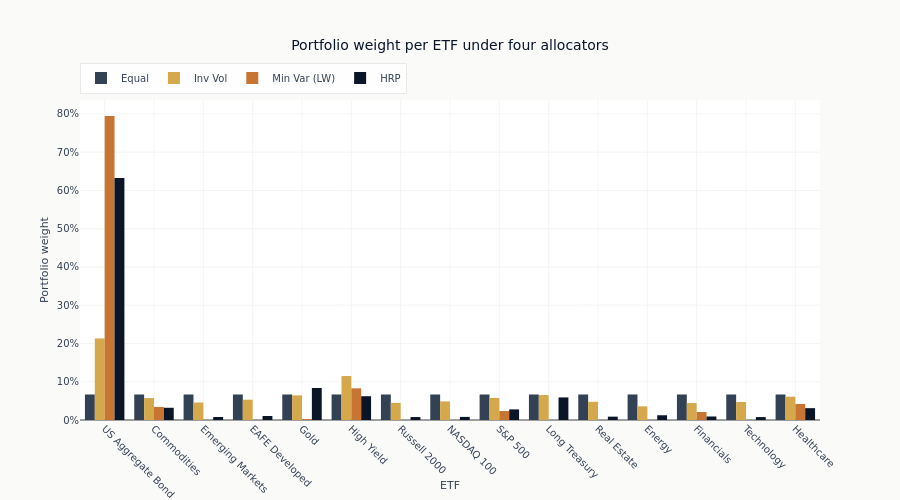

Notebook cell for this chart:
### Code cell
# Visualization: Weight comparison
fig = go.Figure()

# One colour per allocator, in the order the four are always listed. Equal weight is the
# benchmark, so it takes the neutral grey; HRP is the subject of the notebook and takes the
# primary colour. The same four are reused for the equity curves in section 9.
methods = ["Equal", "Inv Vol", "Min Var (LW)", "HRP"]
ALLOCATOR_COLORS = [COLORS["neutral"], COLORS["amber"], COLORS["copper"], COLORS["blue"]]

for method, color in zip(methods, ALLOCATOR_COLORS, strict=True):
    fig.add_trace(
        go.Bar(
            name=method,
            x=all_weights["Name"],
            y=all_weights[method],
            marker_color=color,
        )
    )

fig.update_layout(
    title="Portfolio weight per ETF under four allocators",
    barmode="group",
    xaxis_tickangle=45,
    xaxis_title="ETF",
    yaxis_title="Portfolio weight",
    yaxis_tickformat=".0%",
    height=500,
    legend=dict(orientation="h", yanchor="bottom", y=1.02),
)
show_plotly_with_alt(
    fig,
    "Grouped bars of portfolio weight per ETF for equal weight, inverse volatility, shrinkage "
    "minimum variance and HRP. The two variance-based allocators put the bulk of the "
    "portfolio in the aggregate bond fund, while the equal-weight bars sit at the same "
    "height across the universe.",
)

### Figure 1 — Plotly figure (JSON) as saved in the notebook; plotly's stock layout.template omitted (floating-point values rounded to 4 significant figures)
{"data": [{"marker": {"color": "#334155"}, "name": "Equal", "type": "bar", "x": ["US Aggregate Bond", "Commodities", "Emerging Markets", "EAFE Developed", "Gold", "High Yield", "Russell 2000", "NASDAQ 100", "S&P 500", "Long Treasury", "Real Estate", "Energy", "Financials", "Technology", "Healthcare"], "y": [0.06667, 0.06667, 0.06667, 0.06667, 0.06667, 0.06667, 0.06667, 0.06667, 0.06667, 0.06667, 0.06667, 0.06667, 0.06667, 0.06667, 0.06667]}, {"marker": {"color": "#D4A84B"}, "name": "Inv Vol", "type": "bar", "x": ["US Aggregate Bond", "Commodities", "Emerging Markets", "EAFE Developed", "Gold", "High Yield", "Russell 2000", "NASDAQ 100", "S&P 500", "Long Treasury", "Real Estate", "Energy", "Financials", "Technology", "Healthcare"], "y": [0.2131, 0.05733, 0.04568, 0.05308, 0.06436, 0.1149, 0.04468, 0.04852, 0.05769, 0.06508, 0.04758, 0.0357, 0.04423, 0.0471, 0.06095]}, {"marker": {"color": "#C87533"}, "name": "Min Var (LW)", "type": "bar", "x": ["US Aggregate Bond", "Commodities", "Emerging Markets", "EAFE Developed", "Gold", "High Yield", "Russell 2000", "NASDAQ 100", "S&P 500", "Long Treasury", "Real Estate", "Energy", "Financials", "Technology", "Healthcare"], "y": [0.7945, 0.03406, 0.0, 0.0, 0.00234, 0.08276, 0.0, 0.0, 0.02335, 0.0, 0.0, 0.0, 0.02099, 0.0, 0.04198]}, {"marker": {"color": "#0a1628"}, "name": "HRP", "type": "bar", "x": ["US Aggregate Bond", "Commodities", "Emerging Markets", "EAFE Developed", "Gold", "High Yield", "Russell 2000", "NASDAQ 100", "S&P 500", "Long Treasury", "Real Estate", "Energy", "Financials", "Technology", "Healthcare"], "y": [0.6324, 0.03195, 0.007786, 0.01052, 0.08363, 0.06215, 0.007723, 0.008106, 0.02775, 0.05898, 0.008758, 0.01239, 0.009209, 0.007636, 0.03098]}], "layout": {"barmode": "group", "height": 500, "legend": {"orientation": "h", "y": 1.02, "yanchor": "bottom"}, "title": {"text": "Portfolio weight per ETF under four allocators"}, "xaxis": {"tickangle": 45, "title": {"text": "ETF"}}, "yaxis": {"tickformat": ".0%", "title": {"text": "Portfolio weight"}}}}
